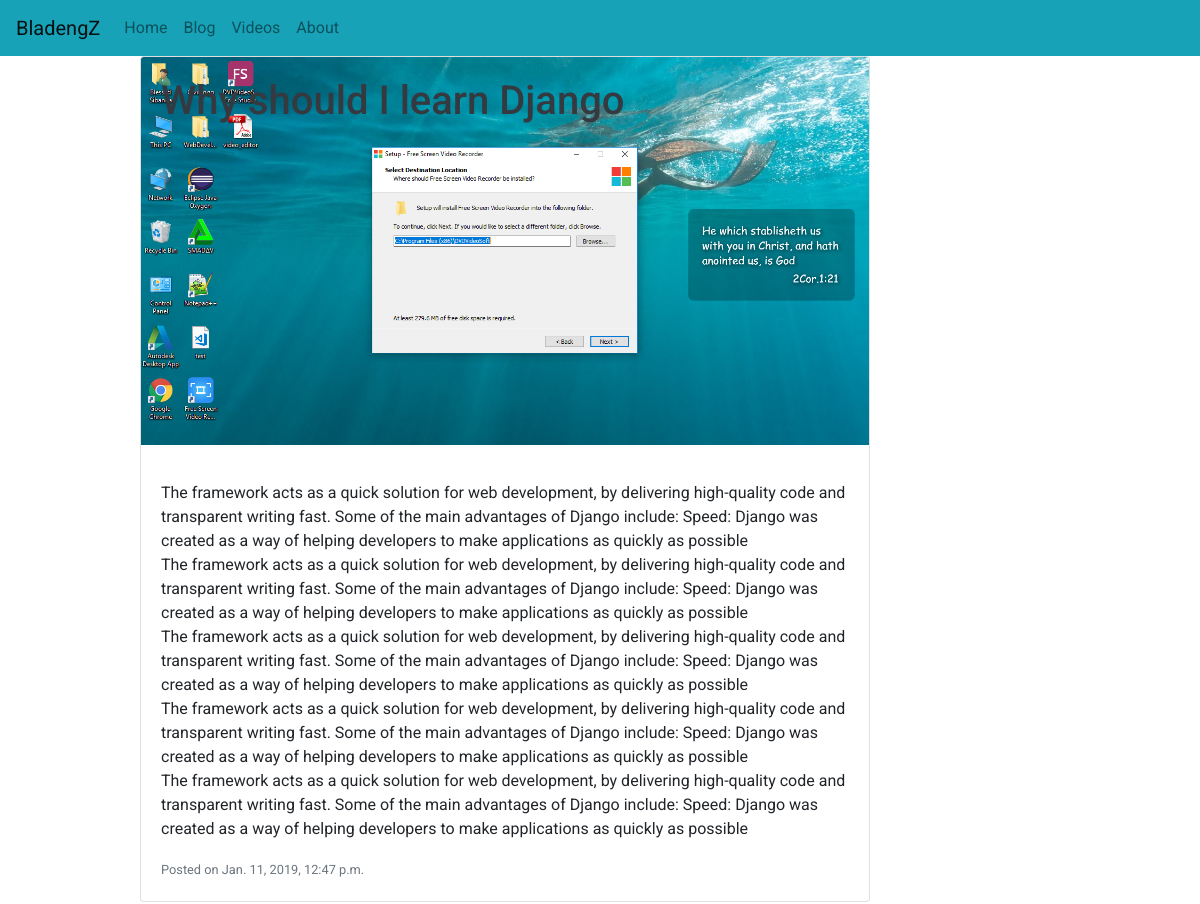
Page /blog/2019/01/11/why-should-i-learn-django/ on the committed database.
### blog/models.py (models this page shows, shortened)
class Post(models.Model):
    STATUS = (
        ('Draft', 'D'),
        ('Published', 'P')
    )
    title = models.CharField(max_length=150)
    body = models.TextField()
    created = models.DateTimeField(auto_now_add=True)
    updated = models.DateTimeField(auto_now=True)
    image_header = models.ImageField(upload_to='images/image_headers', null=True, blank=True)
    status = models.CharField(choices=STATUS, max_length=9)
    slug = models.SlugField()

### blog/views.py (the view)
# urls.py: path('<int:year>/<int:month>/<int:day>/<slug>/', PostDetailView.as_view(), name='post_detail'),
class PostDetailView(DetailView):
    model = Post

### bladengz/templates/blog/post_detail.html (shortened to what this page needs)
{% extends 'base.html' %}
{% load disqus_tags %}
{% block content %}
    <div class="row">
        <div class="col-md-1">
        </div>
        <div class="col-md-8">
            <div class="card mb-3">
          <img src="{{post.image_header.url}}" class="card-img-top" alt="...">
                <div class="card-img-overlay">
                    <h1 class="card-title mr-auto text-dark">{{post.title}}</h1>
            </div>
          <div class="card-body">
            <p class="card-text">{{post.body|linebreaks}}</p>
            <p class="card-text"><small class="text-muted">Posted on {{post.created}}</small></p>
          </div>
        </div>
        </div>
        <div class="col-md-2"></div>
    </div>
{% endblock content %}

### bladengz/static/css/styles.css (style rules this page uses)
body { font-family: 'Roboto', sans-serif; }

### rows in the picture
Post: image_header (picture), title "Why should I learn Django", body "The framework acts as a quick solution for web development, by delivering high-quality code and transparent writing fast. Some of the main advantages of Django include: Speed: Django was created as a way of helping developers to make applications as quickly as possible The framework acts as a quick solution for web development, by delivering high-quality code and transparent writing fast. Some of the main advantages of Django include: Speed: Django was created as a way of helping developers to make applications as quickly as possible The framework acts as a quick solution for web development, by delivering high-quality code and transparent writing fast. Some of the main advantages of Django…", created "Jan. 11, 2019, 12:47 p.m."
